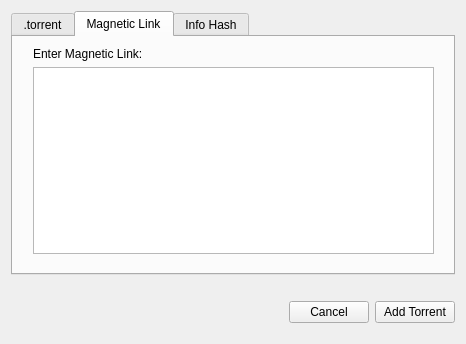
<?xml version="1.0" encoding="UTF-8"?>
<ui version="4.0">
 <class>AddTorrentDialog</class>
 <widget class="QDialog" name="AddTorrentDialog">
  <property name="geometry">
   <rect>
    <x>0</x>
    <y>0</y>
    <width>466</width>
    <height>344</height>
   </rect>
  </property>
  <property name="windowTitle">
   <string>Add a new Torrent</string>
  </property>
  <layout class="QVBoxLayout" name="verticalLayout_4">
   <item>
    <layout class="QVBoxLayout" name="verticalLayout">
     <item>
      <widget class="QTabWidget" name="addTorrentTabWidget">
       <property name="currentIndex">
        <number>1</number>
       </property>
       <widget class="QWidget" name="tab">
        <attribute name="title">
         <string>.torrent</string>
        </attribute>
        <widget class="QWidget" name="layoutWidget">
         <property name="geometry">
          <rect>
           <x>80</x>
           <y>60</y>
           <width>271</width>
           <height>126</height>
          </rect>
         </property>
         <layout class="QVBoxLayout" name="verticalLayout_2">
          <item>
           <widget class="QPushButton" name="chooseFileQushButton">
            <property name="text">
             <string>Choose File..</string>
            </property>
           </widget>
          </item>
          <item>
           <widget class="QLabel" name="fileChosenLabel">
            <property name="lineWidth">
             <number>2</number>
            </property>
            <property name="text">
             <string>TextLabel</string>
            </property>
           </widget>
          </item>
         </layout>
        </widget>
       </widget>
       <widget class="QWidget" name="tab_2">
        <attribute name="title">
         <string>Magnetic Link</string>
        </attribute>
        <widget class="QWidget" name="layoutWidget">
         <property name="geometry">
          <rect>
           <x>20</x>
           <y>10</y>
           <width>401</width>
           <height>217</height>
          </rect>
         </property>
         <layout class="QVBoxLayout" name="verticalLayout_3">
          <property name="bottomMargin">
           <number>10</number>
          </property>
          <item>
           <widget class="QLabel" name="label">
            <property name="text">
             <string>Enter Magnetic Link:</string>
            </property>
           </widget>
          </item>
          <item>
           <widget class="QPlainTextEdit" name="magLinkTextEdit"/>
          </item>
         </layout>
        </widget>
       </widget>
       <widget class="QWidget" name="tab_3">
        <attribute name="title">
         <string>Info Hash</string>
        </attribute>
       </widget>
      </widget>
     </item>
     <item>
      <layout class="QHBoxLayout" name="horizontalLayout">
       <property name="topMargin">
        <number>20</number>
       </property>
       <property name="bottomMargin">
        <number>10</number>
       </property>
       <item>
        <spacer name="horizontalSpacer">
         <property name="orientation">
          <enum>Qt::Horizontal</enum>
         </property>
         <property name="sizeHint" stdset="0">
          <size>
           <width>40</width>
           <height>20</height>
          </size>
         </property>
        </spacer>
       </item>
       <item>
        <widget class="QPushButton" name="cancelPushButton">
         <property name="text">
          <string>Cancel</string>
         </property>
        </widget>
       </item>
       <item>
        <widget class="QPushButton" name="addTorrentPushButton">
         <property name="text">
          <string>Add Torrent</string>
         </property>
        </widget>
       </item>
      </layout>
     </item>
    </layout>
   </item>
  </layout>
 </widget>
 <resources/>
 <connections/>
</ui>
